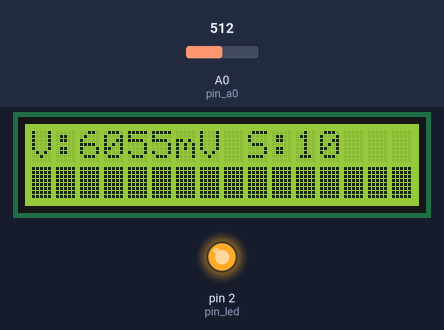
This sketch was run on a simulated Arduino Uno, built with avr-gcc and run on an emulated ATmega328P. Parts: 16×2 character LCD, output pins drawn as LEDs (lit = HIGH). The test bench sets the inputs (shaded band); at power-on: A0 (pin_a0) = 512.

Above: at 2.7 s.
2.8 s: A0 (pin_a0) set to 10
At 4.0 s:
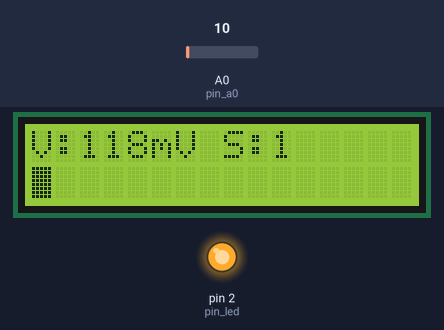
4.5 s: A0 (pin_a0) set to 7
At 5.2 s:
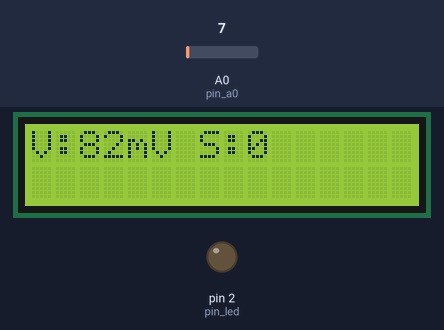
6.1 s: A0 (pin_a0) set to 26
At 7.5 s:
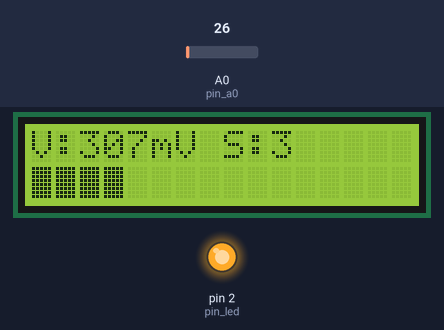
Timing chart, 0 to 9.1 s (numbered marks = the images above; inputs shaded):
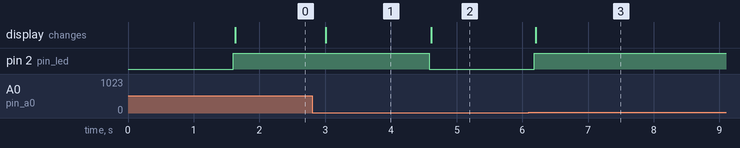

The sketch:

pizo_elec.ino
```cpp
#include <Wire.h>
#include <LiquidCrystal_I2C.h>

// ---------------- CONFIGURATION ----------------

// LCD configuration
const int lcd_i2c_addr = 0x27;
LiquidCrystal_I2C lcd(lcd_i2c_addr, 16, 2);

// Input and LED pins
const int pin_a0 = A0;
const int pin_led = 2;

// Resistor divider values
const float r_top = 100000.0;
const float r_bot = 10000.0;

const float div_factor = (r_top + r_bot) / r_bot;

// ADC reference
const float adc_ref_mv = 1100.0;
const int adc_max = 1023;

// Signal display configuration
const int max_signal = 10;
const float full_scale_mv = 1000.0;

// LED threshold
const float led_threshold_mv = 100.0;

// ---------------- SETUP ----------------

void setup() {

  pinMode(pin_led, OUTPUT);
  pinMode(pin_a0, INPUT);

  analogReference(INTERNAL);

  lcd.init();
  lcd.backlight();

  lcd.clear();
  lcd.setCursor(0, 0);
  lcd.print("Voltage Monitor");

  lcd.setCursor(0, 1);
  lcd.print("Initializing...");

  delay(1500);

  lcd.clear();
}

// ---------------- MAIN LOOP ----------------

void loop() {

  // Read ADC
  int adc_value = analogRead(pin_a0);

  // Convert ADC reading into voltage (mV)
  float adc_voltage_mv =
      ((float)adc_value * adc_ref_mv) / adc_max;

  // Calculate actual input voltage
  float input_voltage_mv =
      adc_voltage_mv * div_factor;

  // Calculate signal strength (0-10)
  int signal = map(
      (long)input_voltage_mv,
      0,
      (long)full_scale_mv,
      0,
      max_signal
  );

  signal = constrain(signal, 0, max_signal);

  // LED indication
  if (input_voltage_mv >= led_threshold_mv) {
    digitalWrite(pin_led, HIGH);
  }
  else {
    digitalWrite(pin_led, LOW);
  }

  // ---------------- LCD DISPLAY ----------------

  // First row: Voltage and signal
  lcd.setCursor(0, 0);

  lcd.print("V:");
  lcd.print((int)input_voltage_mv);
  lcd.print("mV ");

  lcd.print("S:");
  lcd.print(signal);
  lcd.print("  ");

  // Second row: Bar graph
  lcd.setCursor(0, 1);

  int bars = map(signal, 0, max_signal, 0, 16);

  for (int i = 0; i < 16; i++) {

    if (i < bars) {
      lcd.write(byte(255));
    }
    else {
      lcd.print(" ");
    }
  }

  delay(200);
}
```

Measured:
- the behaviour switches between 9 and 8 on A0 (pin_a0) (found by bisection; images 1 and 2)
- after the input at 2.8 s, the display: changes after 0.21 s (image 1)
- after the input at 4.5 s, pin 2 (pin_led): HIGH → LOW after 0.08 s; the display: changes after 0.11 s (image 2)
- after the input at 6.1 s, pin 2 (pin_led): LOW → HIGH after 0.08 s; the display: changes after 0.11 s (image 3)
